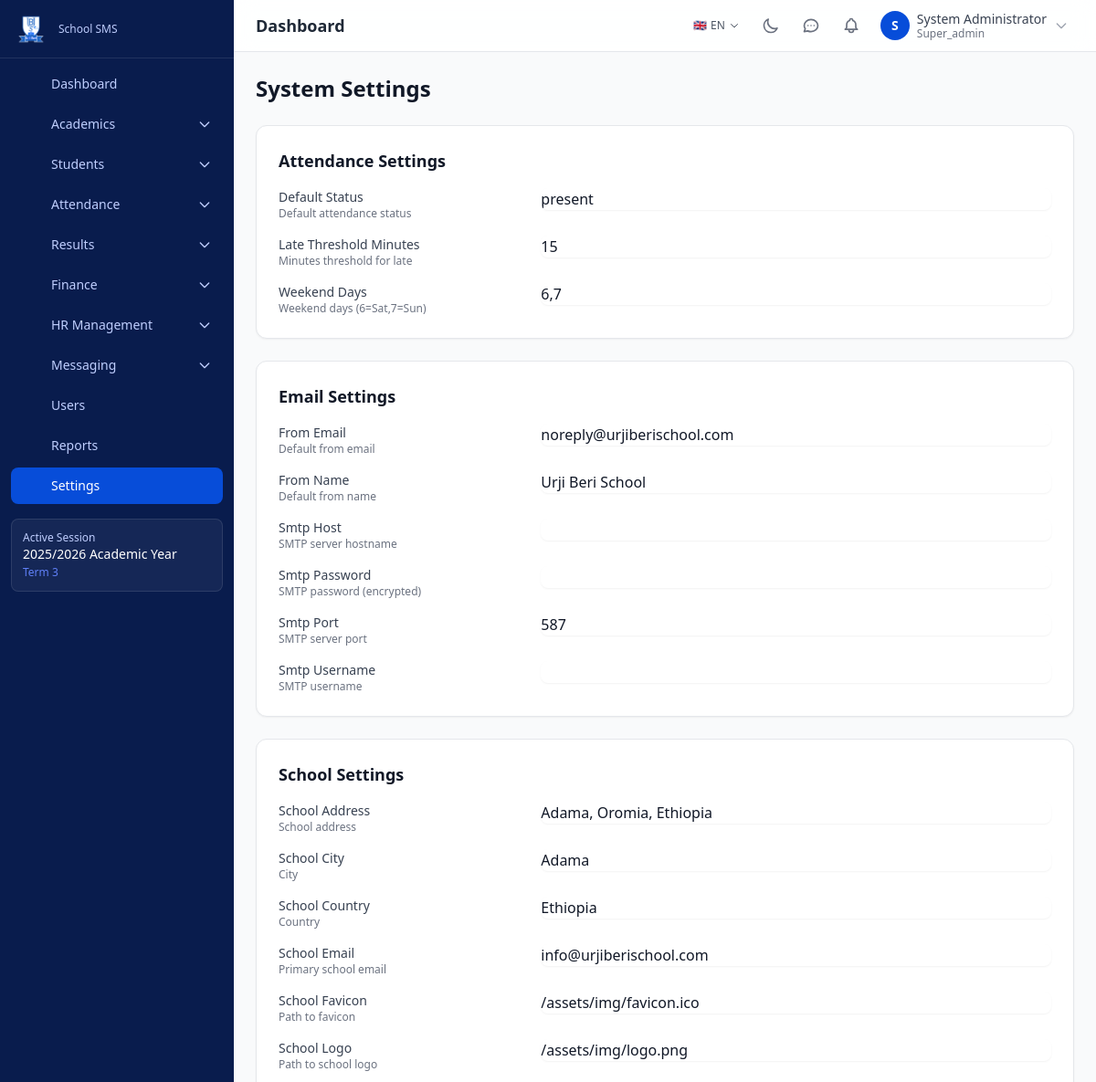
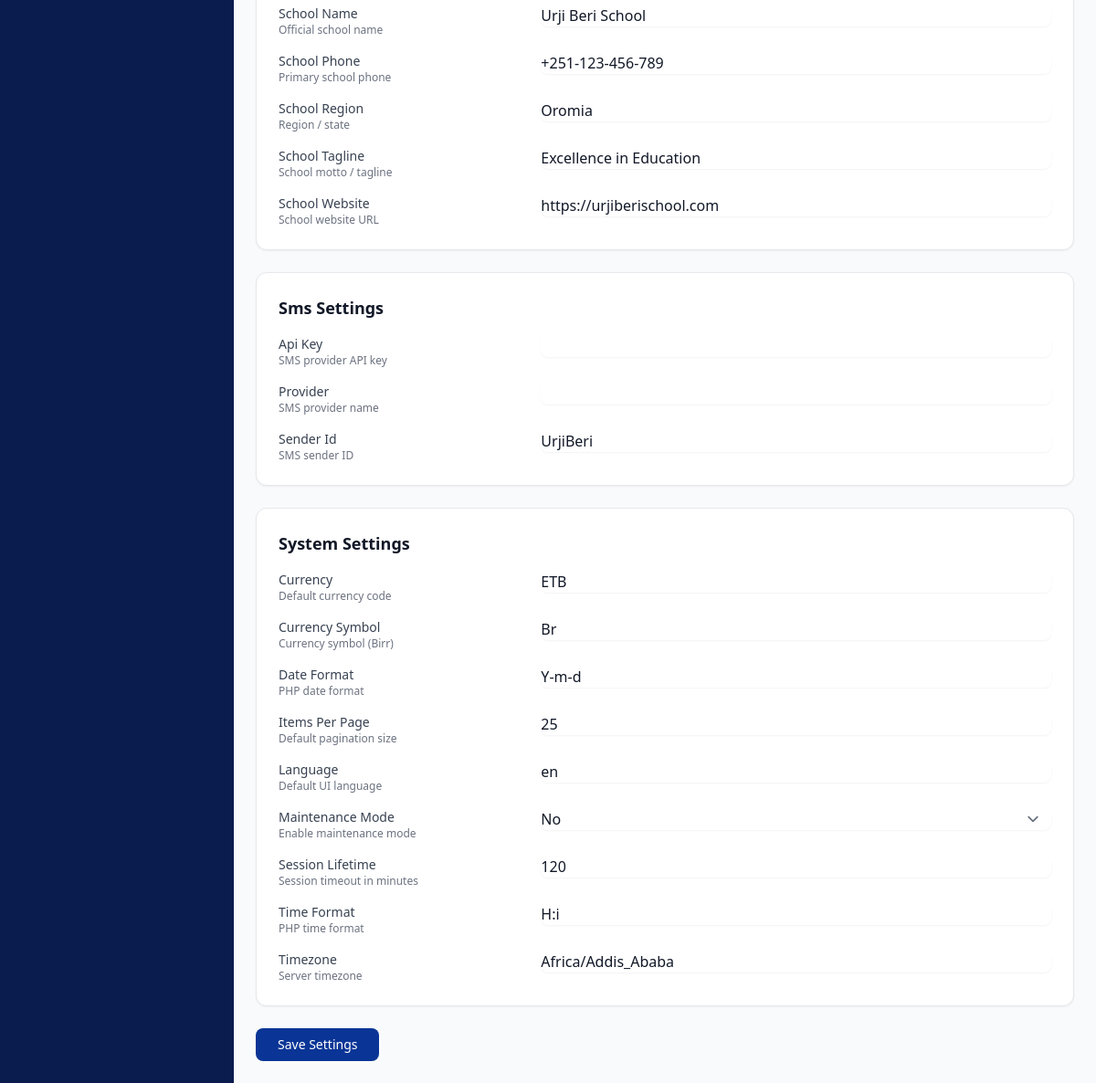
The app's page /settings (signed in) with its own data (2 pictures, top to bottom).
### tables this page shows
CREATE TABLE `academic_sessions` (
    `id` BIGINT UNSIGNED NOT NULL AUTO_INCREMENT,
    `name` VARCHAR(100) NOT NULL,
    `slug` VARCHAR(100) NOT NULL,
    `start_date` DATE NOT NULL,
    `end_date` DATE NOT NULL,
    `is_active` TINYINT(1) NOT NULL DEFAULT 0,
    `created_at` DATETIME NOT NULL DEFAULT CURRENT_TIMESTAMP,
    `updated_at` DATETIME NOT NULL DEFAULT CURRENT_TIMESTAMP ON UPDATE CURRENT_TIMESTAMP,
    PRIMARY KEY (`id`),
    UNIQUE KEY `uk_sessions_slug` (`slug`),
    INDEX `idx_sessions_active` (`is_active`)
);

CREATE TABLE `terms` (
    `id` BIGINT UNSIGNED NOT NULL AUTO_INCREMENT,
    `session_id` BIGINT UNSIGNED NOT NULL,
    `name` VARCHAR(100) NOT NULL,
    `slug` VARCHAR(100) NOT NULL,
    `start_date` DATE NOT NULL,
    `end_date` DATE NOT NULL,
    `is_active` TINYINT(1) NOT NULL DEFAULT 0,
    `sort_order` INT UNSIGNED NOT NULL DEFAULT 0,
    `created_at` DATETIME NOT NULL DEFAULT CURRENT_TIMESTAMP,
    `updated_at` DATETIME NOT NULL DEFAULT CURRENT_TIMESTAMP ON UPDATE CURRENT_TIMESTAMP,
    PRIMARY KEY (`id`),
    UNIQUE KEY `uk_terms_session_slug` (`session_id`, `slug`),
    INDEX `idx_terms_active` (`is_active`),
    CONSTRAINT `fk_terms_session` FOREIGN KEY (`session_id`) REFERENCES `academic_sessions`(`id`) ON DELETE CASCADE
);

CREATE TABLE `settings` (
    `id` BIGINT UNSIGNED NOT NULL AUTO_INCREMENT,
    `setting_group` VARCHAR(50) NOT NULL DEFAULT 'general',
    `setting_key` VARCHAR(100) NOT NULL,
    `setting_value` TEXT DEFAULT NULL,
    `setting_type` ENUM('string','integer','boolean','json','text','textarea','number') NOT NULL DEFAULT 'string',
    `description` VARCHAR(255) DEFAULT NULL,
    `is_public` TINYINT(1) NOT NULL DEFAULT 0,
    `updated_at` DATETIME NOT NULL DEFAULT CURRENT_TIMESTAMP ON UPDATE CURRENT_TIMESTAMP,
    PRIMARY KEY (`id`),
    UNIQUE KEY `uk_settings_key` (`setting_group`, `setting_key`),
    INDEX `idx_settings_group` (`setting_group`)
);

### modules/settings/views/general.php (the view, shortened to what the rows shown need)
<?php
$settings = db_fetch_all("SELECT * FROM settings ORDER BY setting_group, setting_key");
$groups = [];
foreach ($settings as $s) {
    $groups[$s['setting_group'] ?? 'general'][] = $s;
}
?>
<div class="max-w-4xl mx-auto space-y-6">
    <h1 class="text-2xl font-bold text-gray-900 dark:text-dark-text">System Settings</h1>
    <form method="POST" action="<?= url('settings', 'general-save') ?>">
        <?php foreach ($groups as $group => $items): ?>
            <div class="bg-white dark:bg-dark-card rounded-xl shadow-sm border p-6 mb-6">
                <h2 class="text-lg font-semibold text-gray-900 dark:text-dark-text mb-4 capitalize"><?= e(str_replace('_', ' ', $group)) ?> Settings</h2>
                <div class="space-y-4">
                    <?php foreach ($items as $s): ?>
                        <div class="grid grid-cols-1 md:grid-cols-3 gap-4 items-start">
                            <div>
                                <label class="block text-sm font-medium text-gray-700 dark:text-gray-300"><?= e(ucwords(str_replace('_', ' ', $s['setting_key']))) ?></label>
                                <?php if ($s['description']): ?>
                                    <p class="text-xs text-gray-500 dark:text-dark-muted"><?= e($s['description']) ?></p>
                                <?php endif; ?>
                            </div>
                            <div class="md:col-span-2">
                                <?php if ($s['setting_type'] === 'boolean'): ?>
                                    <select name="settings[<?= e($s['setting_key']) ?>]"
                                            class="w-full rounded-lg border-gray-300 dark:border-dark-border shadow-sm focus:border-primary-500 focus:ring-primary-500 bg-white dark:bg-dark-card dark:text-dark-text">
                                        <option value="0" <?= $s['setting_value'] == '0' ? 'selected' : '' ?>>No</option>
                                    </select>
                                <?php elseif ($s['setting_type'] === 'textarea'): ?>
                                    <textarea name="settings[<?= e($s['setting_key']) ?>]" rows="3"
                                              class="w-full rounded-lg border-gray-300 dark:border-dark-border shadow-sm focus:border-primary-500 focus:ring-primary-500 bg-white dark:bg-dark-card dark:text-dark-text"><?= e($s['setting_value']) ?></textarea>
                                <?php elseif ($s['setting_type'] === 'number'): ?>
                                    <input type="number" name="settings[<?= e($s['setting_key']) ?>]"
                                           value="<?= e($s['setting_value']) ?>"
                                           class="w-full rounded-lg border-gray-300 dark:border-dark-border shadow-sm focus:border-primary-500 focus:ring-primary-500 bg-white dark:bg-dark-card dark:text-dark-text">
                                <?php else: ?>
                                    <input type="text" name="settings[<?= e($s['setting_key']) ?>]"
                                           value="<?= e($s['setting_value']) ?>"
                                           class="w-full rounded-lg border-gray-300 dark:border-dark-border shadow-sm focus:border-primary-500 focus:ring-primary-500 bg-white dark:bg-dark-card dark:text-dark-text">
                                <?php endif; ?>
                            </div>
                        </div>
                    <?php endforeach; ?>
                </div>
            </div>
        <?php endforeach; ?>
    </form>
</div>
<?php
require ROOT_PATH . '/templates/layout.php';

### templates/partials/sidebar.php (shortened to what the rows shown need)
<aside id="sidebar" class="fixed inset-y-0 left-0 z-40 w-64 bg-sidebar-bg dark:bg-gray-950 sidebar-transition transform -translate-x-full lg:translate-x-0 overflow-y-auto no-print">
    <?php $activeSession = get_active_session(); ?>
    <?php if ($activeSession): ?>
    <div class="mx-3 mb-4 p-3 rounded-lg bg-white/5 border border-white/10">
        <p class="text-xs text-sidebar-text">Active Session</p>
        <p class="text-sm text-white font-medium"><?= e($activeSession['name']) ?></p>
        <?php $activeTerm = get_active_term(); if ($activeTerm): ?>
        <p class="text-xs text-primary-400 mt-0.5"><?= e($activeTerm['name']) ?></p>
        <?php endif; ?>
    </div>
    <?php endif; ?>
</aside>

### records on screen
academic_sessions: name "2025/2026 Academic Year"
terms: name "Term 3"
settings: setting_key "Default Status", description "Default attendance status", setting_value "present"
settings: setting_key "Late Threshold Minutes", description "Minutes threshold for late", setting_value "15"
settings: setting_key "Weekend Days", description "Weekend days (6=Sat,7=Sun)", setting_value "6,7"
settings: setting_key "From Email", description "Default from email", setting_value "noreply@urjiberischool.com"
settings: setting_key "From Name", description "Default from name", setting_value "Urji Beri School"
settings: setting_key "Smtp Host", description "SMTP server hostname"
settings: setting_key "Smtp Password", description "SMTP password (encrypted)"
settings: setting_key "Smtp Port", description "SMTP server port", setting_value "587"
settings: setting_key "Smtp Username", description "SMTP username"
settings: setting_key "School Address", description "School address", setting_value "Adama, Oromia, Ethiopia"
settings: setting_key "School City", description "City", setting_value "Adama"
settings: setting_key "School Country", description "Country", setting_value "Ethiopia"
settings: setting_key "School Email", description "Primary school email", setting_value "info@urjiberischool.com"
settings: setting_key "School Favicon", description "Path to favicon", setting_value "/assets/img/favicon.ico"
settings: setting_key "School Logo", description "Path to school logo", setting_value "/assets/img/logo.png"
settings: setting_key "School Name", description "Official school name", setting_value "Urji Beri School"
settings: setting_key "School Phone", description "Primary school phone", setting_value "+251-123-456-789"
settings: setting_key "School Region", description "Region / state", setting_value "Oromia"
settings: setting_key "School Tagline", description "School motto / tagline", setting_value "Excellence in Education"
settings: setting_key "School Website", description "School website URL", setting_value "https://urjiberischool.com"
settings: setting_key "Api Key", description "SMS provider API key"
settings: setting_key "Provider", description "SMS provider name"
settings: setting_key "Sender Id", description "SMS sender ID", setting_value "UrjiBeri"
settings: setting_key "Currency", description "Default currency code", setting_value "ETB"
settings: setting_key "Currency Symbol", description "Currency symbol (Birr)", setting_value "Br"
settings: setting_key "Date Format", description "PHP date format", setting_value "Y-m-d"
settings: setting_key "Items Per Page", description "Default pagination size", setting_value "25"
settings: setting_key "Language", description "Default UI language", setting_value "en"
settings: setting_key "Maintenance Mode", description "Enable maintenance mode", setting_value+setting_key "No"
settings: setting_key "Session Lifetime", description "Session timeout in minutes", setting_value "120"
settings: setting_key "Time Format", description "PHP time format", setting_value "H:i"
settings: setting_key "Timezone", description "Server timezone", setting_value "Africa/Addis_Ababa"

### other values on screen
$item['label'] "Dashboard"
$item['label'] "Academics"
$item['label'] "Students"
$item['label'] "Attendance"
$item['label'] "Results"
$item['label'] "Finance"
$item['label'] "HR Management"
$item['label'] "Messaging"
$item['label'] "Users"
$item['label'] "Reports"
$item['label'] "Settings"
$page_title "Dashboard"
substr($user['name'], 0, 1) "S"
$user['name'] "System Administrator"
$user['roles'][0] "Super_admin"
